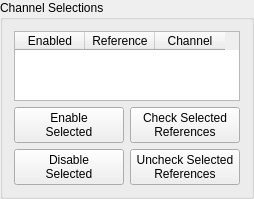
      <widget class="QGroupBox" name="reference_channels_groupbox">
       <property name="title">
        <string>Channel Selections</string>
       </property>
       <layout class="QVBoxLayout" name="verticalLayout_3">
        <item>
         <widget class="QTableWidget" name="reference_channels_selector">
          <property name="sizePolicy">
           <sizepolicy hsizetype="Minimum" vsizetype="Expanding">
            <horstretch>0</horstretch>
            <verstretch>0</verstretch>
           </sizepolicy>
          </property>
          <property name="sizeAdjustPolicy">
           <enum>QAbstractScrollArea::AdjustToContents</enum>
          </property>
          <property name="selectionBehavior">
           <enum>QAbstractItemView::SelectRows</enum>
          </property>
          <attribute name="horizontalHeaderDefaultSectionSize">
           <number>70</number>
          </attribute>
          <attribute name="horizontalHeaderMinimumSectionSize">
           <number>70</number>
          </attribute>
          <column>
           <property name="text">
            <string>Enabled</string>
           </property>
           <property name="toolTip">
            <string>If checked, the given channel is enabled for the measurement.</string>
           </property>
          </column>
          <column>
           <property name="text">
            <string>Reference</string>
           </property>
           <property name="toolTip">
            <string>If checked, the given channel is used as a reference for computing frequency response functions.</string>
           </property>
          </column>
          <column>
           <property name="text">
            <string>Channel</string>
           </property>
           <property name="toolTip">
            <string>Name of the channel used by the Modal Environment</string>
           </property>
          </column>
         </widget>
        </item>
        <item>
         <layout class="QGridLayout" name="button_grid">
          <item row="1" column="0">
           <widget class="QPushButton" name="disable_selected_button">
            <property name="toolTip">
             <string>Disables selected channels.</string>
            </property>
            <property name="text">
             <string>Disable
Selected</string>
            </property>
           </widget>
          </item>
          <item row="0" column="0">
           <widget class="QPushButton" name="enable_selected_button">
            <property name="toolTip">
             <string>Enables selected channels.</string>
            </property>
            <property name="text">
             <string>Enable
Selected</string>
            </property>
           </widget>
          </item>
          <item row="0" column="1">
           <widget class="QPushButton" name="check_selected_button">
            <property name="toolTip">
             <string>Makes selected channels references.</string>
            </property>
            <property name="text">
             <string>Check Selected
References</string>
            </property>
           </widget>
          </item>
          <item row="1" column="1">
           <widget class="QPushButton" name="uncheck_selected_button">
            <property name="toolTip">
             <string>Makes selected channels responses.</string>
            </property>
            <property name="text">
             <string>Uncheck Selected
References</string>
            </property>
           </widget>
          </item>
         </layout>
        </item>
       </layout>
      </widget>
